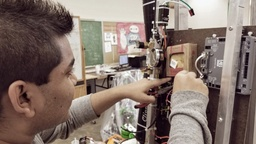
#> input picture py/filters/20180224_173418.jpg, 256 x 144 px, shrunk from 4032 x 2268 before the run
$ python filter_im.py 20180224_173418.jpg
#> lines starting #> are read from the running program, lines starting #| are printed output that depends on the picture
import sys
import time
from random import choice, triangular, uniform
from PIL import Image


class Filter_image():
    """
    Filter_imag("626201613142.png")
    """

    def __init__(self, filename):
#> called with filename = '20180224_173418.jpg'
        self.filename = filename
        self.filterstrings = [
            'inverse',
            'inverse_pix',
            'blue',
            'red',
            'green',
            'blacknwhite'
        ]
        self.filterfuncs = [
            self.inverse_color,
            self.inverse_pixalate_color,
            self.blue_filter,
            self.red_filter,
            self.green_filter,
            self.blacknwhite
        ]
        self.filterdict = dict(zip(self.filterstrings,
                                   self.filterfuncs))
        try:
            self.imag =  self.im = Image.open(str(filename))
#> self.imag is the input picture: PIL image 256x144 RGB; mean R, G, B 132.2, 116.1, 108.1

        except Exception as e:
            print(e, "\n__init__ ERROR ==> Missing File")
            sys.exit(1)
        self.pix = self.imag.load()
        self.size = self.imag.size
#> self.size = (256, 144)
        self._width = self.size[0]
#> self._width = 256
        self._height = self.size[1]
#> self._height = 144
        # self.im = Image.new("RGB",self.size)

    def __repr__(self):
        return f"Filter_imag({self.filename})"

    def __str__(self):
        return f"\nFilter_imag(\"{self.filename}\")\n\filter(\
        [\"inverse_pix\", \"blacknwhite\", \"inverse_pix\"], \
        x=0, y=0, width=200, height=400)\n"

    def filter(self, filtername, x=0, y=0, width=0, height=0, show_filtered_img=False):
        """
        filter(["inverse_pix", "blacknwhite", "inverse_pix"], \
        x=0, y=0, width=200, height=400)
        """
#> called with x = 0, y = 0, width = 256, height = 144, show_filtered_img = False

        """
        'inverse',
        'inverse_pix',
        'blue',
        'red',
        'green',
        'blacknwhite'

        #################
        list of filters
        """
        start_time = time.time()
        self.x = x
        self.y = y
        self.width = width if width != 0 else self.size[0]
#> self.width = 256
        self.height = height if height != 0 else self.size[1]
#> self.height = 144
        self.filtername = filtername
        print(self.size[0]*self.size[1], "Pixels\n")
#| 36864 Pixels
        # self.im.pixels[100,100] = (255,255,255)

        # massive list and maps
        list_start_time = time.time()

        print("Processing")
        list(map(lambda _filter: self.im.putdata([(self.filterdict[_filter](self.pix[x_cord, y_cord]))for y_cord in range(round(self.y), min(
                self.size[1], round(self.y+self.height))) for x_cord in range(round(self.x), min(self.size[0], round(self.x+self.width)))]), self.filtername))
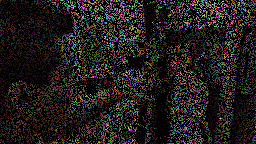
#> self.im: PIL image 256x144 RGB; mean R, G, B 32.8, 28.7, 26.9

        # for _filter in self.filtername:
        #     _filter_time = time.time()
        #     print(self.filterdict[_filter].__name__, "Processing")

            # pixels_arr = [(self.filterdict[_filter](self.pix[x_cord, y_cord]))for y_cord in range(round(self.y), min(
            #     self.size[1], round(self.y+self.height))) for x_cord in range(round(self.x), min(self.size[0], round(self.x+self.width)))]

            # self.im.putdata([(self.filterdict[_filter](self.pix[x_cord, y_cord]))for y_cord in range(round(self.y), min(
            #     self.size[1], round(self.y+self.height))) for x_cord in range(round(self.x), min(self.size[0], round(self.x+self.width)))])

        print("list comprehension finished in", time.time()-list_start_time )

        self.save()
        if show_filtered_img == True:
            self.show()
        print(str(filtername), "Complete in", time.time()-start_time)
        # print(self.imag.size)

    @staticmethod
    def inverse_color(pix):
        red = 255-pix[0]
        green = 255-pix[1]
        blue = 255-pix[2]
        # return (green, blue, red)
        return (red, green, blue)

    @staticmethod
    def inverse_pixalate_color(pix):
        red = round(uniform(-1, pix[0]))
        green = round(uniform(-1, pix[1]))
        blue = round(uniform(-1, pix[2]))
        return (choice([(0, 0, 0), (red, green, blue)]))

    # [6 lines of commented-out code are left out]

    @staticmethod
    def blue_filter(pix):
        red = 255-pix[0]
        green = 255-pix[1]
        blue = 0
        return (red, green, blue)

    @staticmethod
    def red_filter(pix):
        red = 0
        green = 255-pix[1]
        blue = 255-pix[2]
        return (red, green, blue)

    @staticmethod
    def green_filter(pix):
        red = 255-pix[0]
        green = 0
        blue = 255-pix[2]
        return (red, green, blue)

    @staticmethod
    def blacknwhite(pix):
        average = (pix[0]+pix[1]+pix[2])/3
        red = round(average)
        green = round(average)
        blue = round(average)
        return (red, green, blue)

    def show(self):
        self.im.show()

    def save(self):
        self.im.save("wall.png")


"""
'inverse',
'inverse_pix',
'blue',
'red',
'green',
'blacknwhite'
"""


def sample():
    filter_im = Filter_image(sys.argv[1])

    # filter_im.show()

    filter_im.filter(
        ["inverse_pix"], 0, 0,
        filter_im.size[0], filter_im.size[1])


if __name__ == "__main__":
    sample()
